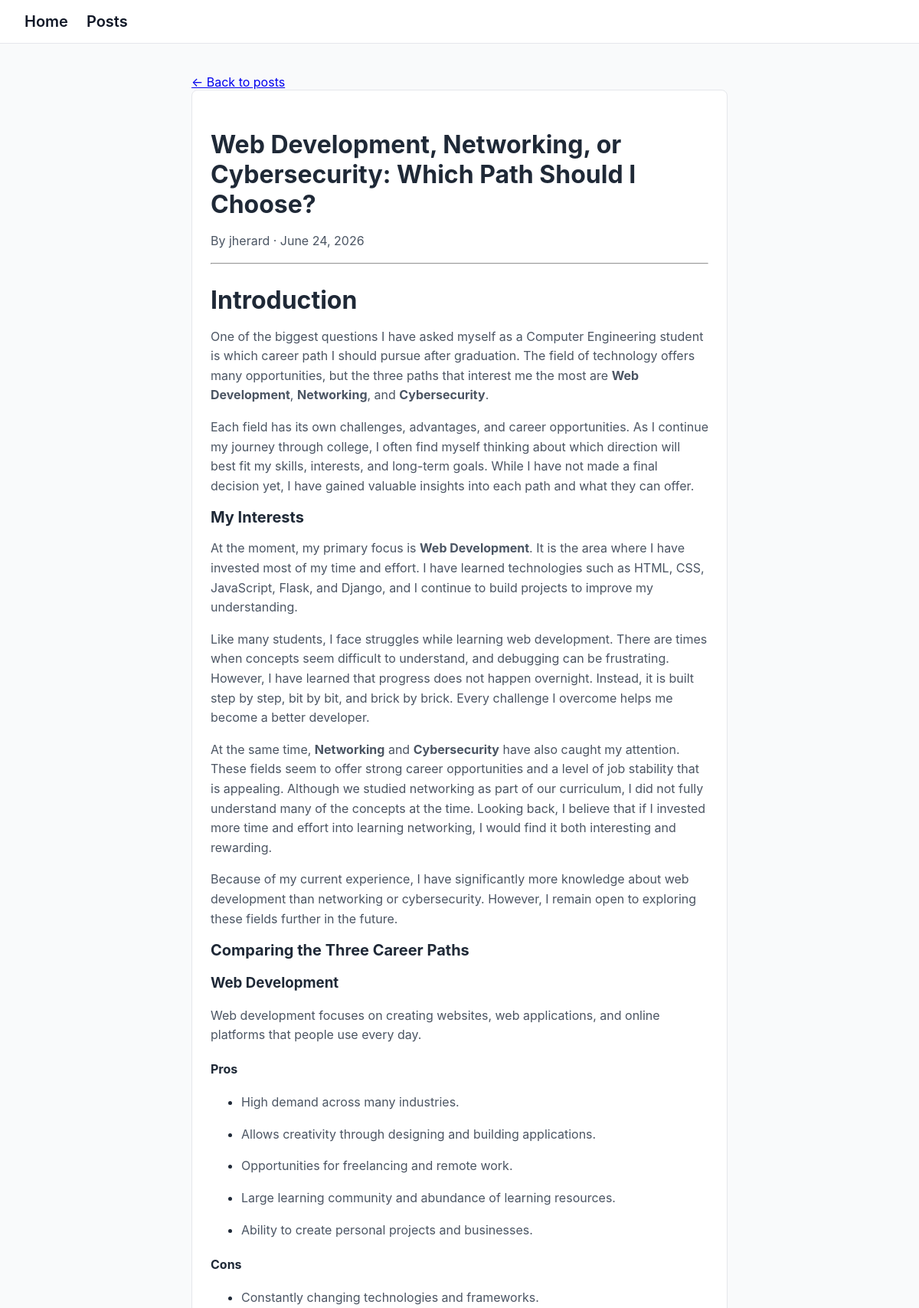
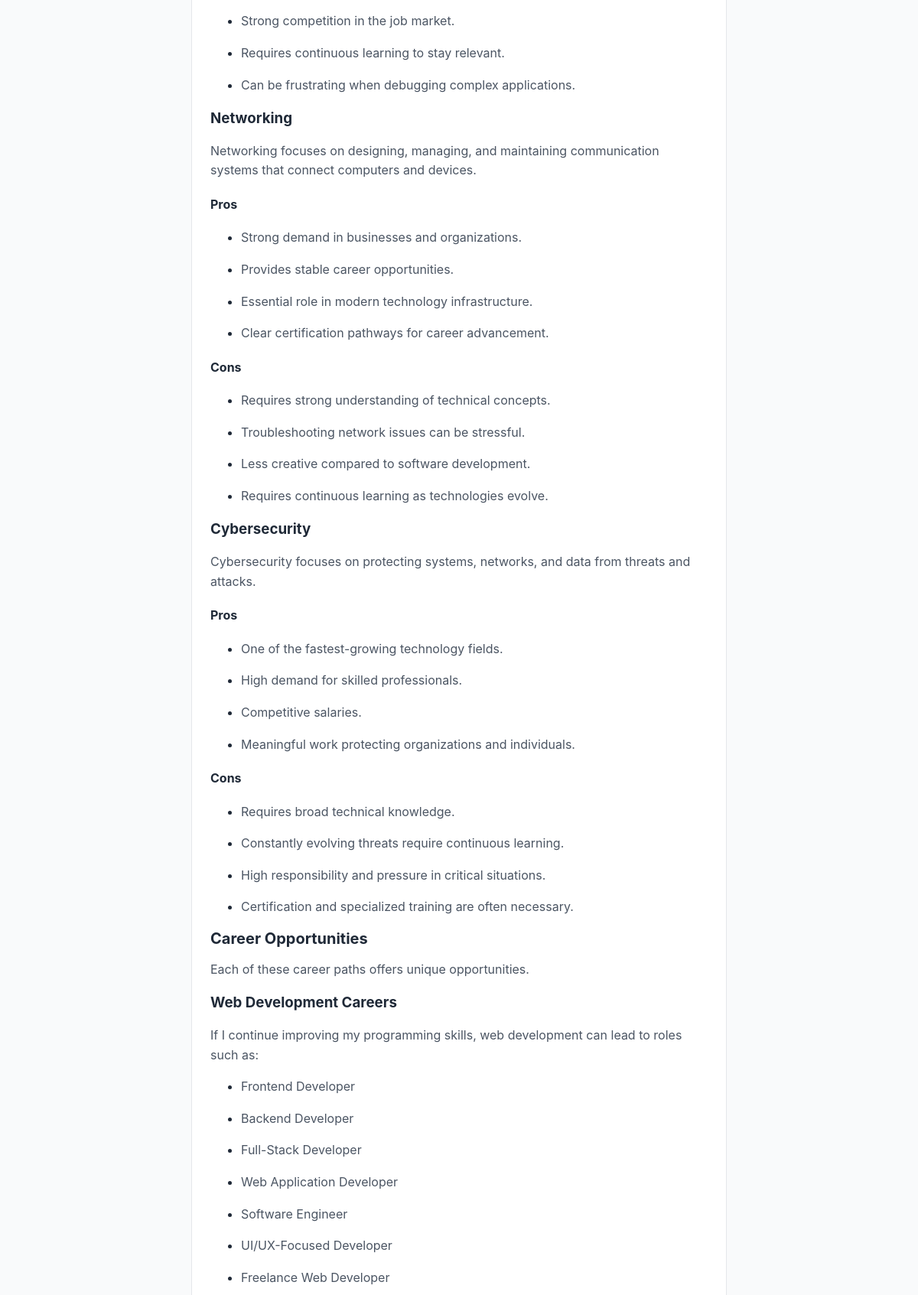
/posts/web-development-networking-or-cybersecurity-which-path-should-i-choose/ (upper part), run on the app's committed database (2 pictures, top to bottom).
### posts/models.py (models this page shows, shortened)
class Post(models.Model):
    STATUS_CHOICES = [
        ('draft', 'Draft'),
        ('published', 'Published'),
    ]
    status = models.CharField(max_length=10, choices=STATUS_CHOICES, default='draft')
    title = models.CharField(max_length=200)
    slug = models.SlugField(max_length=200, unique=True)
    author = models.ForeignKey(User, on_delete=models.CASCADE, related_name='posts')
    content = RichTextUploadingField()
    created_at = models.DateTimeField(auto_now_add=True)
    updated_at = models.DateTimeField(auto_now=True)
    categories = models.ManyToManyField(Category, blank=True, related_name='posts')

### posts/views.py (the view)
# urls.py: path('<slug:slug>/', views.post_detail, name='post_detail'),
def post_detail(request, slug):
    post = get_object_or_404(Post, slug=slug, status='published')
    return render(request, 'posts/post_detail.html', {'post': post})

### posts/templates/posts/post_detail.html (shortened to what this page needs)
{% extends 'posts/base.html' %}
{% block content %}
    <a href="{% url 'post_list' %}">← Back to posts</a>
    <article>
        <h1>{{ post.title }}</h1>
        <p>By {{ post.author }} · {{ post.created_at|date:"F j, Y" }}</p>
        <hr>
        {{ post.content|safe }}
    </article>
{% endblock %}

### static/css/style.css (style rules this page uses)
body { font-family: -apple-system, BlinkMacSystemFont, 'Segoe UI', sans-serif; background-color: #f9fafb; color: #1f2937; margin: 0; padding: 0; }
article { background-color: #ffffff; border: 1px solid #e5e7eb; border-radius: 8px; padding: 1.5rem; margin-bottom: 1.5rem; }
h1 { font-size: 2rem; font-weight: 700; margin-bottom: 0.5rem; }
h2 { font-size: 1.25rem; margin: 0 0 0.5rem 0; }
p { line-height: 1.6; color: #4b5563; }

### data on the page
Post: title "Web Development, Networking, or Cybersecurity: Which Path Should I Choose?", author "jherard", created_at "June 24, 2026", content "Introduction One of the biggest questions I have asked myself as a Computer Engineering student is which career path I should pursue after graduation. The field of technology offers many opportunities, but the three paths that interest me the most are Web Development , Networking , and Cybersecurity . Each field has its own challenges, advantages, and career opportunities. As I continue my journey through college, I often find myself thinking about which direction will best fit my skills, interests, and long-term goals. While I have not made a final decision yet, I have gained valuable insights into each path and what they can offer. My Interests At the moment, my primary focus is Web…"
